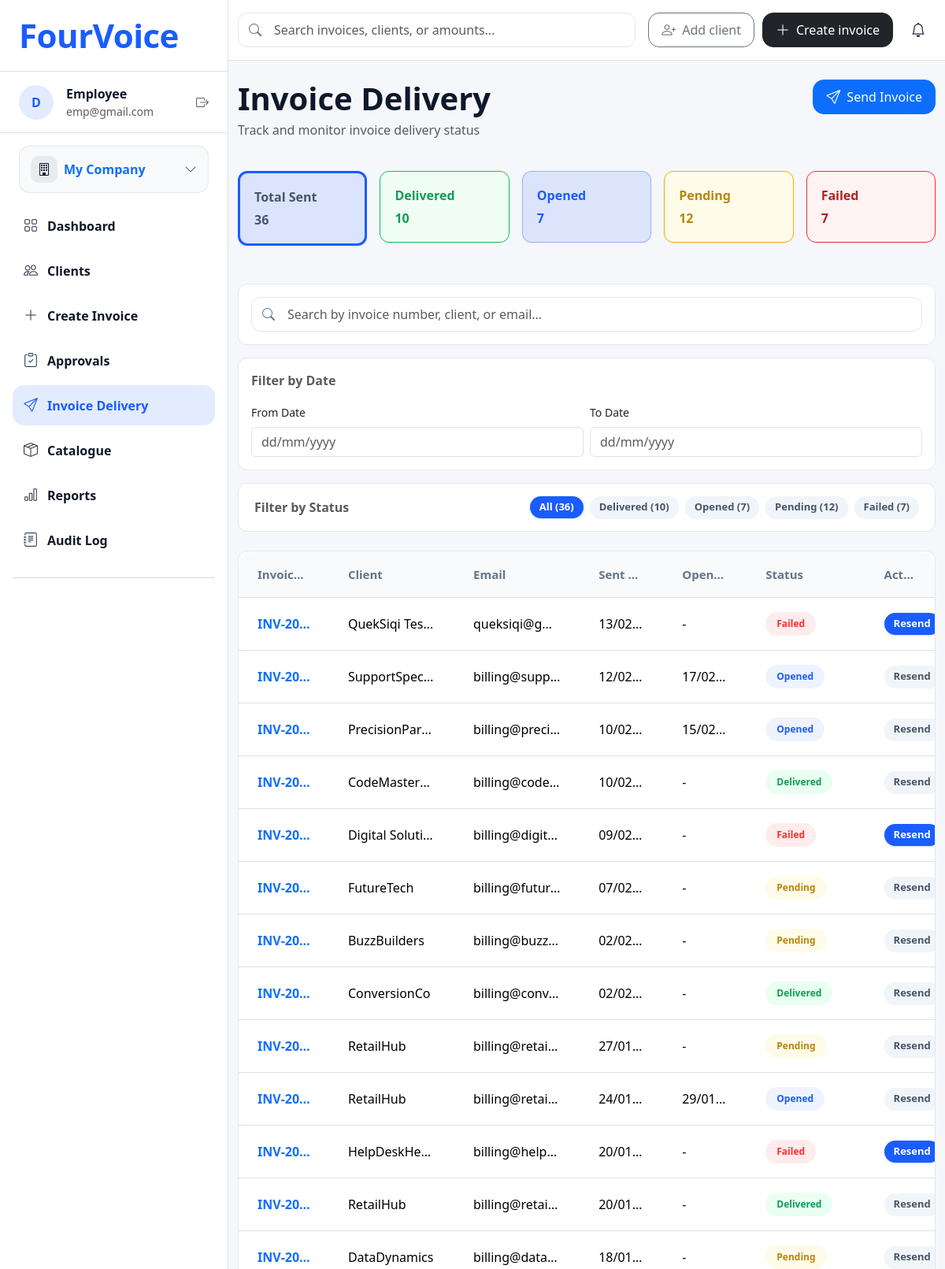
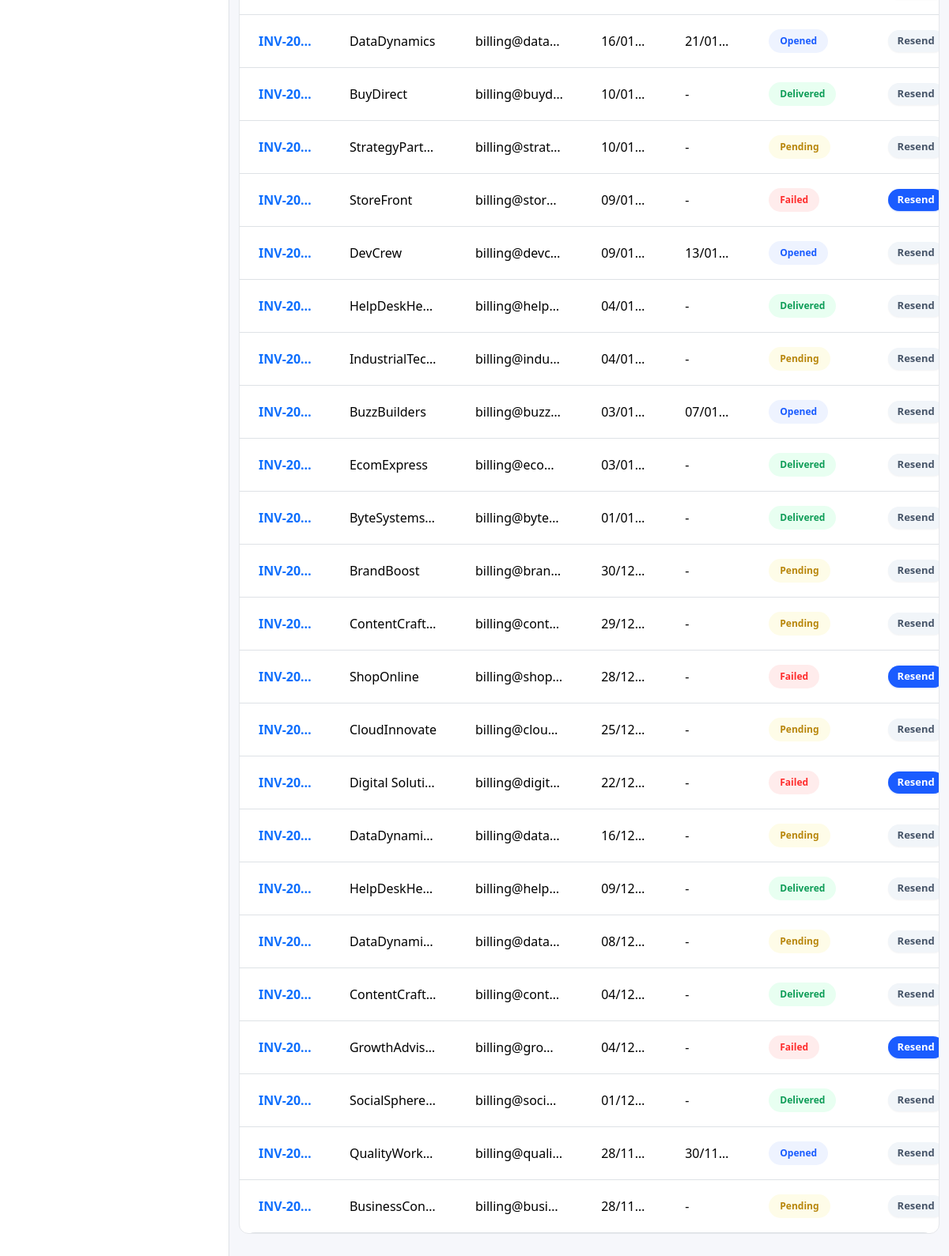
/invoice-delivery, run on the app's committed database (2 pictures, top to bottom).
### tables this page shows
CREATE TABLE users (
  id INTEGER PRIMARY KEY AUTOINCREMENT,
  name TEXT NOT NULL,
  email TEXT NOT NULL UNIQUE,
  password_hash TEXT NOT NULL,
  created_at TEXT NOT NULL DEFAULT (datetime('now'))
, role TEXT NOT NULL DEFAULT 'employee' 
            CHECK (role IN ('admin', 'employee')));

CREATE TABLE invoices (
  id INTEGER PRIMARY KEY AUTOINCREMENT,
  user_id INTEGER NOT NULL,
  client_id INTEGER,
  
  invoice_number TEXT NOT NULL UNIQUE,
  client_name TEXT NOT NULL,
  email TEXT NOT NULL,
  
  -- Status tracking
  status TEXT NOT NULL CHECK (
    status IN ('delivered', 'opened', 'pending', 'failed')
  ) DEFAULT 'pending',
  
  -- Failed reason (only for failed status)
  failed_reason TEXT,
  
  -- Approval tracking
  approval_status TEXT DEFAULT 'pending' CHECK (
    approval_status IN ('pending', 'approved', 'rejected', 'on-hold')
  ),
  approval_date TEXT,
  approved_by INTEGER,
  approval_reason TEXT,
  
  -- Dates for timeline tracking
  sent_date TEXT NOT NULL,
  delivered_date TEXT,
  failed_date TEXT,
  opened_date TEXT,
  resent_date TEXT,
  
  -- Financials
  subtotal DECIMAL(10, 2) DEFAULT 0.00,
  tax DECIMAL(10, 2) DEFAULT 0.00,
  total DECIMAL(10, 2) DEFAULT 0.00,
  
  -- Notes
  notes TEXT,
  
  -- Metadata
  created_at TEXT NOT NULL DEFAULT (datetime('now')),
  updated_at TEXT,
  
  FOREIGN KEY (user_id) REFERENCES users(id) ON DELETE CASCADE,
  FOREIGN KEY (client_id) REFERENCES clients(id) ON DELETE SET NULL,
  FOREIGN KEY (approved_by) REFERENCES users(id) ON DELETE SET NULL
);

### Integrated/app.py (the view, shortened to what this page needs)
@app.get("/invoice-delivery")
def invoice_delivery():
    status = request.args.get("status", "all")  # Get status filter from URL
    q = (request.args.get("q") or "").lower()  # Get search query from URL
    effective_status_sql = build_effective_invoice_status_sql()
    sql = f"SELECT *, {effective_status_sql} AS effective_status FROM invoices WHERE user_id = 1 AND approval_status = 'approved'"  # Only show approved invoices
    params = []  # Parameters for SQL query (prevents SQL injection), replace the ? placeholders in the query
    if status != "all":
        sql += f" AND {effective_status_sql} = ?"
        params.append(status)
    sql += " ORDER BY sent_date DESC"  # Show newest invoices first
    invoices = query_all(sql, tuple(params))  # Execute query and fetch all results
    counts = query_one(f"""
            SELECT
                COUNT(*) total,
                SUM(CASE WHEN {effective_status_sql} = 'delivered' THEN 1 ELSE 0 END) delivered,
                SUM(CASE WHEN {effective_status_sql} = 'opened' THEN 1 ELSE 0 END) opened,
                SUM(CASE WHEN {effective_status_sql} = 'pending' THEN 1 ELSE 0 END) pending,
                SUM(CASE WHEN {effective_status_sql} = 'failed' THEN 1 ELSE 0 END) failed
            FROM invoices
            WHERE user_id = 1 AND approval_status = 'approved'
        """)
    return render_template(
        "invoice_delivery.html",
        invoices=invoices,
        counts=counts,
        active_status=status,
        query=q,
        title="Invoice Delivery"
    )

### Integrated/templates/invoice_delivery.html (shortened to what this page needs)
{% extends "base.html" %}
{% block content %}
<div class="fv-main">
  <div class="d-flex justify-content-between align-items-start mb-4">
    <div>
      <h1 class="fw-bold mb-1">Invoice Delivery</h1>
      <p class="text-muted">Track and monitor invoice delivery status</p>
    </div>
    <button class="btn btn-primary fv-top-btn">
      <i class="bi bi-send"></i>
      Send Invoice
    </button>
  </div>
  <div class="row g-3 mb-4">
    {% for key,label,value in [
      ('all','Total Sent',counts.total),
      ('delivered','Delivered',counts.delivered),
      ('opened','Opened',counts.opened),
      ('pending','Pending',counts.pending),
      ('failed','Failed',counts.failed)
    ] %}
    <div class="col">
      <div class="card fv-stat-card {% if active_status==key %}active{% endif %}"
          data-status="{{ key }}">
        <div class="fw-semibold">{{ label }}</div>
        <div class="fs-3 fw-bold">{{ value or 0 }}</div>
      </div>
    </div>
    {% endfor %}
  </div>
  <div class="card p-3 mb-3">
    <div class="fv-search">
      <i class="bi bi-search"></i>
      <input
        class="form-control fv-search-input"
        id="searchInput"
        placeholder="Search by invoice number, client, or email..."
        value="{{ query }}"
      >
    </div>
  </div>
  <div class="card p-3 mb-3">
    <div class="fw-semibold text-muted mb-3">Filter by Date</div>
    <div class="row g-2">
      <div class="col-md-6">
        <label class="form-label small">From Date</label>
        <input type="text" class="form-control" id="dateFrom" placeholder="dd/mm/yyyy" maxlength="10">
      </div>
      <div class="col-md-6">
        <label class="form-label small">To Date</label>
        <input type="text" class="form-control" id="dateTo" placeholder="dd/mm/yyyy" maxlength="10">
      </div>
    </div>
  </div>
  <div class="card p-3 mb-3">
    <div class="d-flex align-items-center justify-content-between">
      <div class="fw-semibold text-muted">Filter by Status</div>
      <div class="d-flex gap-2">
        {% for key,label in [
          ('all','All'),
          ('delivered','Delivered'),
          ('opened','Opened'),
          ('pending','Pending'),
          ('failed','Failed')
        ] %}
        <button class="fv-pill {% if active_status==key %}active{% endif %}"
                data-status="{{ key }}">
          {{ label }}
          <span class="pill-count">
            {%- if key == 'all' -%}
              ({{ counts.total or 0 }})
            {%- else -%}
              ({{ counts[key] or 0 }})
            {%- endif -%}
          </span>
        </button>
        {% endfor %}
      </div>
    </div>
  </div>
<div class="card">
  <table class="table mb-0 fv-table">
    <thead>
      <tr>
        <th>Invoice #</th>
        <th>Client</th>
        <th>Email</th>
        <th>Sent Date</th>
        <th>Opened Date</th>
        <th>Status</th>
        <th>Actions</th>
      </tr>
    </thead>
    <tbody>
      {% if invoices %}
        {% for i in invoices %}
        <tr class="fv-row" data-invoice-id="{{ i.id }}">
          <td class="text-primary fw-semibold">{{ i.invoice_number }}</td>
          <td>{{ i.client_name }}</td>
          <td>{{ i.email }}</td>
          <td>{% set sent_date_only = i.sent_date.split(' ')[0] if ' ' in i.sent_date else i.sent_date %}{% set sent_parts = sent_date_only.split('-') %}{{ sent_parts[2] }}/{{ sent_parts[1] }}/{{ sent_parts[0] }}</td>
          <td>{% if i.opened_date %}{% set opened_date_only = i.opened_date.split(' ')[0] if ' ' in i.opened_date else i.opened_date %}{% set opened_parts = opened_date_only.split('-') %}{{ opened_parts[2] }}/{{ opened_parts[1] }}/{{ opened_parts[0] }}{% else %}-{% endif %}</td>
          <td>
            {% set display_status = i.effective_status if i.effective_status else i.status %}
            <span class="fv-status {{ display_status }}">
              {{ display_status|capitalize }}
            </span>
          </td>
          <td>
            <button class="btn-resend-pill" data-invoice-id="{{ i.id }}" title="Resend invoice">
              Resend
            </button>
          </td>
        </tr>
        {% endfor %}
      {% endif %}
    </tbody>
  </table>
</div>
</div>
<link rel="stylesheet"
 href="{{ url_for('static', filename='css/invoice_delivery/invoice_delivery.css') }}">
{% endblock %}

### Integrated/templates/base.html (shortened to what this page needs)
<!doctype html>
<html lang="en">
<head>
  <link href="https://cdn.jsdelivr.net/npm/bootstrap@5.3.3/dist/css/bootstrap.min.css" rel="stylesheet">
  <link href="https://cdn.jsdelivr.net/npm/bootstrap-icons@1.11.3/font/bootstrap-icons.min.css" rel="stylesheet">
  <link rel="stylesheet" href="{{ url_for('static', filename='css/global.css') }}">
</head>
<body>
  <div class="fv-shell">
    <aside class="fv-sidebar border-end">
      <div class="fv-brand px-4 py-4 border-bottom">
        <a class="text-decoration-none" href="{{ url_for('home') }}">
          <div class="fv-logo">FourVoice</div>
        </a>
      </div>
      <div class="fv-user px-4 py-3 border-bottom">
        <div class="d-flex align-items-center gap-3">
          <div class="fv-avatar">D</div>
          <div class="min-w-0">
            <div class="fw-semibold">{{ current_user_name }}</div>
            <div class="text-muted small text-truncate" style="max-width: 170px;">{{ current_user_email }}</div>
          </div>
          <div class="ms-auto text-muted">
            <i class="bi bi-box-arrow-right"></i>
          </div>
        </div>
      </div>
      <div class="px-4 py-3">
        <a class="fv-company w-100 text-decoration-none {% if request.path.startswith('/my-company') %}active{% endif %}" href="{{ url_for('my_company_page') }}">
          <span class="d-flex align-items-center gap-2">
            <span class="fv-company-icon"><i class="bi bi-building"></i></span>
            <span class="fw-semibold">My Company</span>
          </span>
          <i class="bi bi-chevron-down text-muted"></i>
        </a>
      </div>
      <nav class="px-3 pb-4 fv-nav">
        <a class="fv-navlink {% if request.path == '/' or request.path.startswith('/dashboard') %}active{% endif %}" href="{{ url_for('home') }}">
          <i class="bi bi-grid"></i>
          <span>Dashboard</span>
        </a>
        <a class="fv-navlink {% if request.path.startswith('/clients') %}active{% endif %}" href="{{ url_for('clients_list') }}">
          <i class="bi bi-people"></i>
          <span>Clients</span>
        </a>
        <a class="fv-navlink {% if request.path.startswith('/create-invoice') %}active{% endif %}" href="{{ url_for('create_invoice_page') }}">
          <i class="bi bi-plus-lg"></i>
          <span>Create Invoice</span>
        </a>
        <a class="fv-navlink {% if request.path.startswith('/approvals') %}active{% endif %}" href="{{ url_for('approvals') }}">
          <i class="bi bi-clipboard-check"></i>
          <span>Approvals</span>
        </a>
        <a class="fv-navlink {% if request.path.startswith('/invoice-delivery') or request.path.startswith('/invoices') %}active{% endif %}"
          href="{{ url_for('invoice_delivery') }}">
          <i class="bi bi-send"></i>
          <span>Invoice Delivery</span>
        </a>
        <a class="fv-navlink {% if request.path.startswith('/catalogue') %}active{% endif %}" href="{{ url_for('catalogue') }}">
          <i class="bi bi-box-seam"></i>
          <span>Catalogue</span>
        </a>
        <a class="fv-navlink" href="{{ url_for('home') }}">
          <i class="bi bi-bar-chart"></i>
          <span>Reports</span>
        </a>
        <a class="fv-navlink {% if request.path.startswith('/audit-log') or request.path.startswith('/auditlog') %}active{% endif %}" href="{{ url_for('audit_log') }}">
          <i class="bi bi-journal-text"></i>
          <span>Audit Log</span>
        </a>
        <div class="mt-3 pt-3 border-top border-secondary border-opacity-25"></div>
      </nav>
    </aside>
    <section class="fv-main">
      <header class="fv-topbar bg-white border-bottom">
        <div class="container-fluid py-3">
          <div class="fv-topbar-row">
            <form class="fv-search" action="#" method="get" role="search">
              <i class="bi bi-search"></i>
              <input
                class="form-control fv-search-input"
                type="search"
                name="q"
                placeholder="Search invoices, clients, or amounts..."
                aria-label="Search"
              >
            </form>
            <div class="fv-top-actions">
              {% block top_actions %}
                <a class="btn btn-outline-secondary fv-top-btn" href="{{ url_for('clients_create') }}">
                  <i class="bi bi-person-plus"></i> Add client
                </a>
                <a class="btn btn-dark fv-top-btn" href="{{ url_for('create_invoice_page') }}">
                  <i class="bi bi-plus-lg"></i> Create invoice
                </a>
                <button class="btn fv-icon-btn position-relative" type="button" aria-label="Notifications">
                  <i class="bi bi-bell"></i>
                </button>
              {% endblock %}
            </div>
          </div>
        </div>
      </header>
      <main class="container-fluid py-4">
        {% block content %}{% endblock %}
      </main>
    </section>
  </div>
</body>
</html>

### data on the page
users: name "Employee", email "emp@gmail.com"
invoices: invoice_number "INV-20…", client_name "QuekSiqi Tes…", email "queksiqi@g…", sent_parts "13", sent_parts "02", status "Failed"
invoices: invoice_number "INV-20…", client_name "SupportSpec…", email "billing@supp…", sent_parts "12", sent_parts "02", opened_parts "17", opened_parts "02", status "Opened"
invoices: invoice_number "INV-20…", client_name "PrecisionPar…", email "billing@preci…", sent_parts "10", sent_parts "02", opened_parts "15", opened_parts "02", status "Opened"
invoices: invoice_number "INV-20…", client_name "CodeMaster…", email "billing@code…", sent_parts "10", sent_parts "02", status "Delivered"
invoices: invoice_number "INV-20…", client_name "Digital Soluti…", email "billing@digit…", sent_parts "09", sent_parts "02", status "Failed"
invoices: invoice_number "INV-20…", client_name "FutureTech", email "billing@futur…", sent_parts "07", sent_parts "02", status "Pending"
invoices: invoice_number "INV-20…", client_name "BuzzBuilders", email "billing@buzz…", sent_parts "02", status "Pending"
invoices: invoice_number "INV-20…", client_name "ConversionCo", email "billing@conv…", sent_parts "02", status "Delivered"
invoices: invoice_number "INV-20…", client_name "RetailHub", email "billing@retai…", sent_parts "27", sent_parts "01", status "Pending"
invoices: invoice_number "INV-20…", client_name "RetailHub", email "billing@retai…", sent_parts "24", sent_parts "01", opened_parts "29", opened_parts "01", status "Opened"
invoices: invoice_number "INV-20…", client_name "HelpDeskHe…", email "billing@help…", sent_parts "20", sent_parts "01", status "Failed"
invoices: invoice_number "INV-20…", client_name "RetailHub", email "billing@retai…", sent_parts "20", sent_parts "01", status "Delivered"
invoices: invoice_number "INV-20…", client_name "DataDynamics", email "billing@data…", sent_parts "18", sent_parts "01", status "Pending"
invoices: invoice_number "INV-20…", client_name "DataDynamics", email "billing@data…", sent_parts "16", sent_parts "01", opened_parts "21", opened_parts "01", status "Opened"
invoices: invoice_number "INV-20…", client_name "BuyDirect", email "billing@buyd…", sent_parts "10", sent_parts "01", status "Delivered"
invoices: invoice_number "INV-20…", client_name "StrategyPart…", email "billing@strat…", sent_parts "10", sent_parts "01", status "Pending"
invoices: invoice_number "INV-20…", client_name "StoreFront", email "billing@stor…", sent_parts "09", sent_parts "01", status "Failed"
invoices: invoice_number "INV-20…", client_name "DevCrew", email "billing@devc…", sent_parts "09", sent_parts "01", opened_parts "13", opened_parts "01", status "Opened"
invoices: invoice_number "INV-20…", client_name "HelpDeskHe…", email "billing@help…", sent_parts "04", sent_parts "01", status "Delivered"
invoices: invoice_number "INV-20…", client_name "IndustrialTec…", email "billing@indu…", sent_parts "04", sent_parts "01", status "Pending"
invoices: invoice_number "INV-20…", client_name "BuzzBuilders", email "billing@buzz…", sent_parts "03", sent_parts "01", opened_parts "07", opened_parts "01", status "Opened"
invoices: invoice_number "INV-20…", client_name "EcomExpress", email "billing@eco…", sent_parts "03", sent_parts "01", status "Delivered"
invoices: invoice_number "INV-20…", client_name "ByteSystems…", email "billing@byte…", sent_parts "01", status "Delivered"
invoices: invoice_number "INV-20…", client_name "BrandBoost", email "billing@bran…", sent_parts "30", sent_parts "12", status "Pending"
invoices: invoice_number "INV-20…", client_name "ContentCraft…", email "billing@cont…", sent_parts "29", sent_parts "12", status "Pending"
invoices: invoice_number "INV-20…", client_name "ShopOnline", email "billing@shop…", sent_parts "28", sent_parts "12", status "Failed"
invoices: invoice_number "INV-20…", client_name "CloudInnovate", email "billing@clou…", sent_parts "25", sent_parts "12", status "Pending"
invoices: invoice_number "INV-20…", client_name "Digital Soluti…", email "billing@digit…", sent_parts "22", sent_parts "12", status "Failed"
invoices: invoice_number "INV-20…", client_name "DataDynami…", email "billing@data…", sent_parts "16", sent_parts "12", status "Pending"
invoices: invoice_number "INV-20…", client_name "HelpDeskHe…", email "billing@help…", sent_parts "09", sent_parts "12", status "Delivered"
invoices: invoice_number "INV-20…", client_name "DataDynami…", email "billing@data…", sent_parts "08", sent_parts "12", status "Pending"
invoices: invoice_number "INV-20…", client_name "ContentCraft…", email "billing@cont…", sent_parts "04", sent_parts "12", status "Delivered"
invoices: invoice_number "INV-20…", client_name "GrowthAdvis…", email "billing@gro…", sent_parts "04", sent_parts "12", status "Failed"
invoices: invoice_number "INV-20…", client_name "SocialSphere…", email "billing@soci…", sent_parts "01", sent_parts "12", status "Delivered"
invoices: invoice_number "INV-20…", client_name "QualityWork…", email "billing@quali…", sent_parts "28", sent_parts "11", opened_parts "30", opened_parts "11", status "Opened"
invoices: invoice_number "INV-20…", client_name "BusinessCon…", email "billing@busi…", sent_parts "28", sent_parts "11", status "Pending"

### other printed values
{{ label }} "Total Sent" "Delivered" "Opened" "Pending" "Failed"
{{ value or 0 }} "36" "10" "7" "12" "7"
{{ label }} "All" "Delivered" "Opened" "Pending" "Failed"
{{ counts.total or 0 }} "36"
{{ counts[key] or 0 }} "10" "7" "12" "7"
